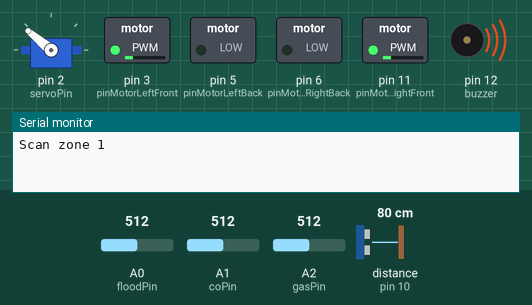
The sketch below on a simulated Arduino Uno, built with avr-gcc and run on an emulated ATmega328P. Parts: servo, switched loads named in the sketch (green lamp = pin HIGH), buzzer (waves = sounding, pin HIGH), the last lines printed to the serial monitor. Wiring (inferred from the names in the program): ultrasonic range finder: trigger pin 9; echo pin 10. The inputs (shaded band) are chosen by the test bench; at power-on: A1 (coPin) = 512, distance to the obstacle (sensor on pin 10) 80 cm, A0 (floodPin) = 512, A2 (gasPin) = 512. The echo pulse lasts 58.3 µs per cm; the modem accepts every AT command (registered, SIM ready, sends succeed) and sends nothing else; pins used as bus, display or sensor lines are not drawn.

Above: at 2.2 s.
2.3 s: A1 (coPin) set to 418
4.5 s: A1 (coPin) set to 382
8.1 s: A1 (coPin) set to 306
At 8.9 s:
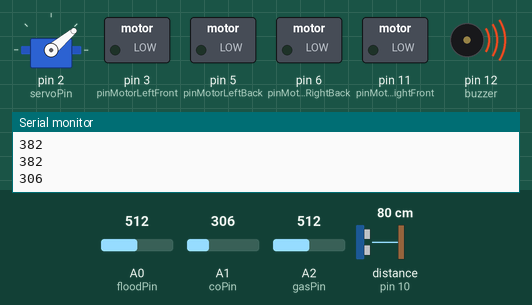
12.3 s: distance to the obstacle (sensor on pin 10) set to 2 cm
At 18.8 s:
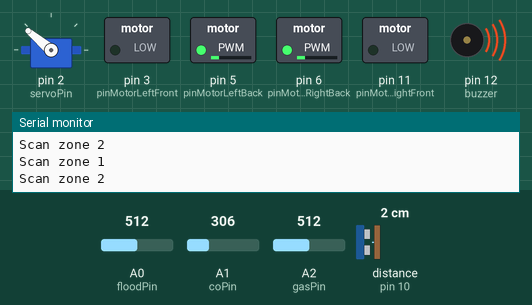
19.9 s: A0 (floodPin) set to 489
At 23.5 s:
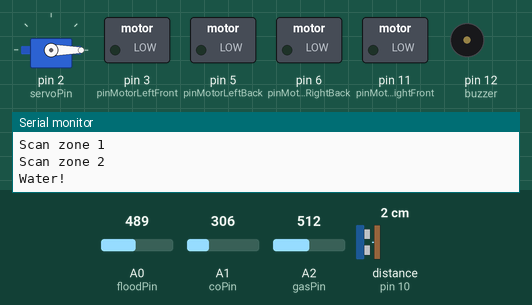
23.9 s: A0 (floodPin) set to 716
At 28.6 s:
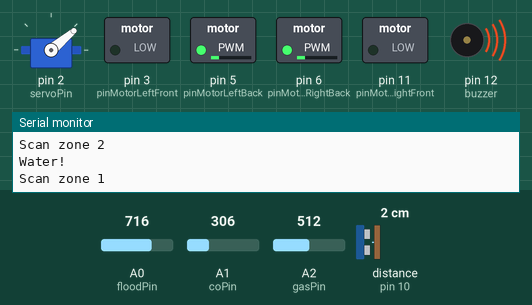
Timing chart, 0 to 29.1 s (numbered marks = the images above; inputs shaded):
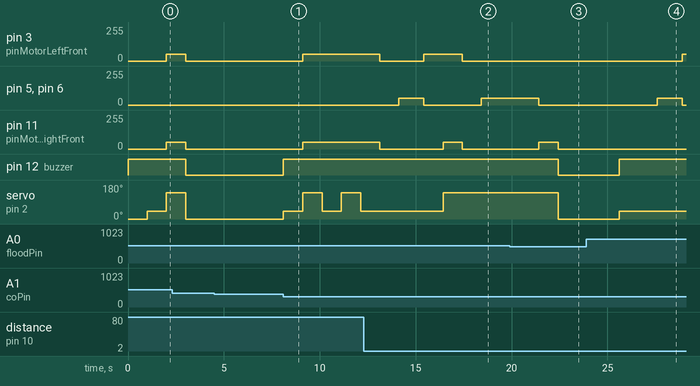

The sketch:

main.ino
```cpp
// Home Protect script
// Made by Bogdan Barbu
// v 0.1.0

// Libraries
#include <Servo.h>
#include <SoftwareSerial.h>

// Pins positon
int pinMotorLeftBack = 5 ;
int pinMotorLeftFront = 3 ;
int pinMotorRightFront = 11 ;
int pinMotorRightBack = 6 ;
SoftwareSerial GSMChannel(8, 7); // defines the pins 8 and 7 as serial pins (for communication)
int servoPin = 2;
int coPin = A1;
int floodPin = A0;
int gasPin = A2;
int buzzer = 12;

// Constants
int coMaxValue = 400;
int gasMaxValue = 1000;
int corectionVoltageValue = 20;
int trigPin = 9; // TRIG ultrasonic pin
int echoPin = 10; // ECHO ultrasonic pin
int speed = 50; // the speed of the robot
Servo Servo1;
bool isCO = false;
bool isWater = false;
bool isGas = false;
bool batteryLow = false;

// setting up everything
void setup() {
  Serial.begin(9600);

  // GSM pins initialization
  GSMChannel.begin(9600);

  // motors initialization
  pinMode(pinMotorLeftBack, OUTPUT);
  pinMode(pinMotorLeftFront, OUTPUT);
  pinMode(pinMotorRightFront, OUTPUT);
  pinMode(pinMotorRightBack, OUTPUT);

  // sensors initialization
  pinMode(gasPin, INPUT);
  pinMode(floodPin, INPUT);
  pinMode(buzzer, OUTPUT);
  pinMode(trigPin, OUTPUT);
  pinMode(echoPin, INPUT);

  // make sure that the buzzer is off
  digitalWrite(buzzer, HIGH);

  // servo motor initialization
  Servo1.attach(servoPin);

  // initialize the servo motor to 0 degrees
  Servo1.write(0);

  delay(1000);
}

// declare the speeds
void setTheSpeed(int lbm, int lfm, int frm, int rbm){
  analogWrite(pinMotorLeftBack, lbm); // lbm = left back motor
  analogWrite(pinMotorLeftFront, lfm);
  analogWrite(pinMotorRightFront, frm);
  analogWrite(pinMotorRightBack, rbm);
}

// co detection function
void detectCO(){
  // read the value from the sensor
  int coValue = analogRead(coPin);

  // if co2 is detected ...
  if (coValue > coMaxValue)
  {
    // report that is co2
    isCO = true;
    Serial.println("CO DETECTED!");

    // stop the robot where it is
    setTheSpeed(0,0,0,0);
    Servo1.write(0);

    // start the buzzer alarm
    digitalWrite(buzzer, LOW);

    // send the warning SMS
    SendMessage("WARNING! Carbon Monoxide HAS BEEN DETECTED!");

    // start a loop while co still is, the robot to do nothing else
    while (isCO == true){

      // check if is still co
      coValue = analogRead(coPin);

      Serial.println(coValue);

      // if is not any more ...
      if (coValue < coMaxValue - 20){
        isCO = false;
        digitalWrite(buzzer, HIGH);
      }
    }
  }
}

// flood detecton function
void detectFlood(){

  // read the value from the sensor
  int waterValue = analogRead(floodPin);

  // if water is detected ...
  if (waterValue <= 500)
  {
    // report flood
    isWater = true;
    Serial.println("Water!");

    // stop the robot where it is
    setTheSpeed(0,0,0,0);
    Servo1.write(0);

    // start the buzzer alarm
    digitalWrite(buzzer, LOW);

    // send the warning SMS
    SendMessage("WARNING! FLOOD HAS BEEN DETECTED!");

    // start a loop while water still is, the robot to do nothing else
    while (isWater == true){

      // check if is still water
      waterValue = analogRead(floodPin);

      // if is not any more ...
      if (waterValue > 520){
        isWater = false;
        digitalWrite(buzzer, HIGH);
      }
    }
  }
}

// gas detection function
void detectGas(){

  // read the value from the sensor
  int gasValue = analogRead(gasPin);

  // if gas is deteced ...
  if (gasValue > gasMaxValue)
  {
    // report gas
    isGas = true;
    Serial.println("GAS DETECTED!");

    // stop the robot where it is
    setTheSpeed(0,0,0,0);
    Servo1.write(0);

    // start the buzzer alarm
    digitalWrite(buzzer, LOW);

    // send the warning SMS
    SendMessage("WARNING! GAS HAS BEEN DETECTED!");

    // start a loop while gas still is, the robot to do nothing else
    while (isGas == true){

      // check if is still water
      gasValue = analogRead(gasPin);

      // if is not any more ...
      if (gasValue < gasMaxValue - 20){
        isGas = false;
        digitalWrite(buzzer, HIGH);
      }
    }
  }
}

// the function which sends the sms
void SendMessage(String text){
  GSMChannel.println("AT+CMGF=1"); // set the gsm in text mode
  delay(1000);
  GSMChannel.println("AT+CMGS=\"+40731351437\"\r"); // the number where the sms is send
  delay(1000);
  GSMChannel.println(text); // the text which the message is send
  delay(100);
  GSMChannel.println((char)26); // exit the SendMessage mode
  delay(1000);
}

void scanZone1(){
  Serial.println("Scan zone 1");
  // get the distance from the distance sensor
  digitalWrite(trigPin, LOW);
  delayMicroseconds(2);
  digitalWrite(trigPin, HIGH);
  delayMicroseconds(10);
  digitalWrite(trigPin, LOW);
  float time1 = pulseIn(echoPin, HIGH);
  float distance = (time1*.0343)/2;
  moveConditions(distance, "left");
}

void scanZone2(){
  Serial.println("Scan zone 2");
  digitalWrite(trigPin, LOW);
  delayMicroseconds(2);
  digitalWrite(trigPin, HIGH);
  delayMicroseconds(10);
  digitalWrite(trigPin, LOW);
  float time2 = pulseIn(echoPin, HIGH);
  float distance = (time2*.0343)/2;
  moveConditions(distance, "right");
}

void moveConditions(float recievedDistance, String position){
  if (position == "left") {

    if (recievedDistance <= 30) {
      // turn right (obstacle at left)
      setTheSpeed(0,0,0,0);
      delay(1000);
      setTheSpeed(speed,0,0,speed);
      delay(1300);
      setTheSpeed(0,speed,0,0);
      delay(1000);
      setTheSpeed(0,speed,speed,0);
    }

    else{
      setTheSpeed(0,speed,speed,0);
    }
  }

  else if(position == "right"){

    if (recievedDistance <= 30) {
      // turn left (obstacle at right)
      setTheSpeed(0,0,0,0);
      delay(1000);
      setTheSpeed(speed,0,0,speed);
      delay(3000);
      setTheSpeed(0,0,speed,0);
      delay(1000);
      setTheSpeed(0,speed,speed,0);
    }

    else{
      setTheSpeed(0,speed,speed,0);
    }
  }
}

void moveServoAndScan(){
  // move the servo motor to scan scan
  Servo1.write(40);
  delay(1000);
  scanZone1();
  Servo1.write(140);
  delay(1000);
  scanZone2();
}

void loop() {
  moveServoAndScan();
  detectCO();
  detectFlood();
  detectGas();
}
```

Measured:
- the behaviour switches between 501 and 500 on A0 (floodPin) (found by bisection; images 2 and 3)
- after the input at 8.1 s, pin 3 (pinMotorLeftFront), pin 11 (pinMotorRightFront): 0/255 → 50/255 after 1.0 s; pin 12 (buzzer): LOW → HIGH at once; servo on pin 2 (servoPin): alternates 140° for 1.0 s and 40° for 1.0 s, starting at once
- after the input at 12.3 s, pin 3 (pinMotorLeftFront): 50/255 → 0/255 after 0.83 s, → 50/255 2.3 s later, → 0/255 2.0 s later; pin 5 (pinMotorLeftBack), pin 6 (pinMotorRightBack): 0/255 → 50/255 after 1.8 s, → 0/255 1.3 s later, → 50/255 3.0 s later; pin 11 (pinMotorRightFront): 50/255 → 0/255 after 0.83 s, → 50/255 3.3 s later, → 0/255 1.0 s later
- after the input at 19.9 s, pin 3 (pinMotorLeftFront): stays 0/255 (without the input it goes to 50/255 after 2.5 s); pin 12 (buzzer): HIGH → LOW after 2.5 s; servo on pin 2 (servoPin): 140° → 0° after 2.5 s
- after the input at 23.9 s, pin 3 (pinMotorLeftFront): 0/255 → 50/255 after 5.0 s; pin 5 (pinMotorLeftBack), pin 6 (pinMotorRightBack): 0/255 → 50/255 after 3.7 s, → 0/255 1.3 s later; pin 12 (buzzer): LOW → HIGH after 1.7 s; servo on pin 2 (servoPin): 0° → 40° after 1.7 s
